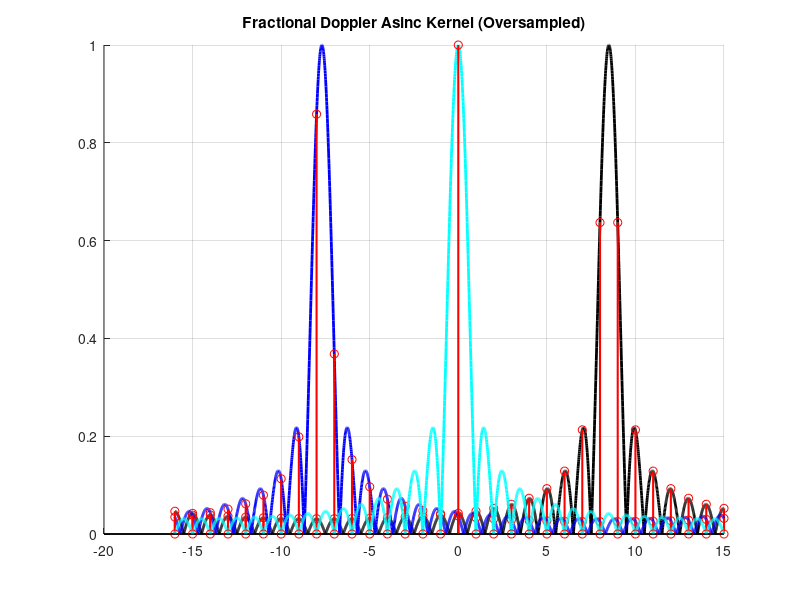

Here is the MATLAB script that generated this plot: (Note: this script raises an error after producing the figure.)
clc; clear all; close all;

N = 32;                  % Doppler grid size
L = 100;                 % oversampling factor
N_os = (N-1)*L+1;        % oversampled points

frac = [8.5, -7.7, 0];   % fractional Doppler shifts
color1 = ['k', 'b','c'];
% oversampled Doppler axis
k_os = linspace(-N/2, N/2-1, N_os);

figure; hold on;
legend_entries = {};     % collect legend text

for ii = 1:length(frac)
    kernel_os = zeros(1, N_os);
    for idx = 1:N_os
        k = k_os(idx);
        % Dirichlet kernel (asinc)
        num = exp(-1i*2*pi*(k - frac(ii))) - 1;
        den = exp(-1i*2*pi*(k - frac(ii))/N) - 1;
        if abs(den) < 1e-12
            kernel_os(idx) = 1;   % limit case (normalized)
        else
            kernel_os(idx) = num ./ den / N;
        end
    end

    % plot oversampled curve
    plot(k_os, abs(kernel_os), 'LineWidth', 2,'Color',color1(ii));
    % save legend entry
    legend_entries{end+1} = sprintf("frac = %.1f", frac(ii));

    % plot discrete samples
    stem(-N/2:N/2-1, abs(kernel_os(1:L:end)),'r','LineWidth',1.5);
    legend_entries{end+1} = sprintf("Integer Sampled Point");
end

grid on;
title = title("Fractional Doppler Asinc Kernel (Oversampled)");
title.FontSize = 20;
title.FontWeight = "bold";
title.Interpreter = "latex";
xlabel = xlabel("k (oversampled Doppler index)");
xlabel.FontSize = 20;
xlabel.Interpreter = "latex";
ylabel = ylabel("|h|");
ylabel.FontSize = 20;
ylabel.Interpreter = "latex";
lgd = legend(legend_entries);
lgd.FontSize = 20;
lgd.FontWeight = "bold";
lgd.Box = "on";
lgd.Location = "best";
lgd.Interpreter = "latex";
